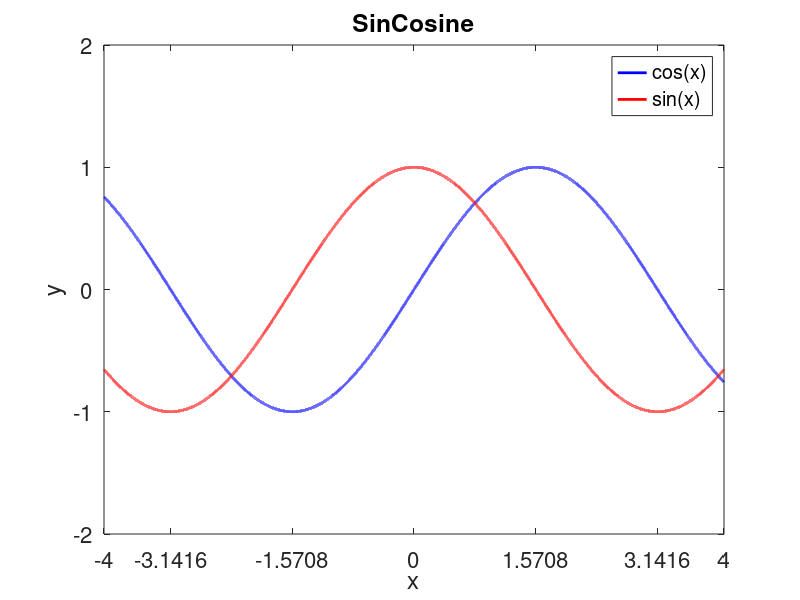

This figure's MATLAB source:
#Meshwidth of 0.0001 for each axis
x = -4:0.0001:4;
y = -2:0.0001:2;

#plot the functions
plot(x, sin(x), '-b', "linewidth", 2);
hold on;
plot(x, cos(x), '-r', "linewidth", 2);

#Labeling using xlabel and ylabel
xlabel("x");
ylabel("y");

#plot the y area after the plotting
ylim([-2, 2]);

#legend
legend("cos(x)", "sin(x)");

#ticks
set(gca, 'fontsize', 16);
set(gca, 'xtick', [-4, -pi, -pi/2, 0, pi/2, pi, 4]);

#title
title("SinCosine");